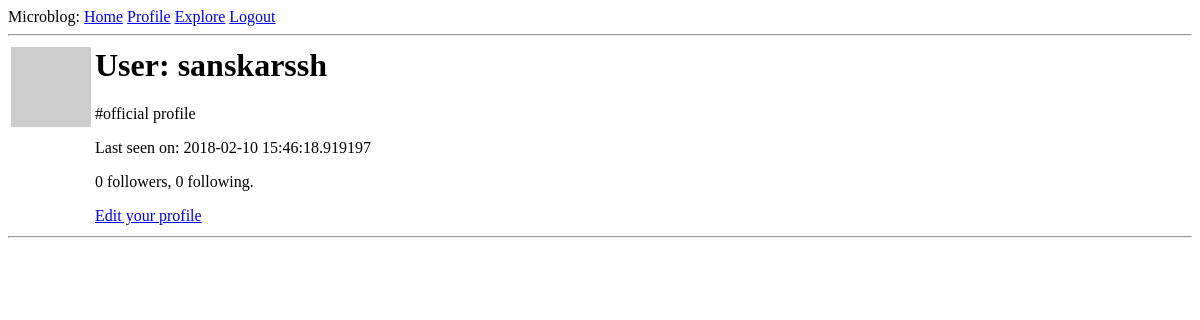
/user/sanskarssh (signed in), run on an earlier commit of the app's database.
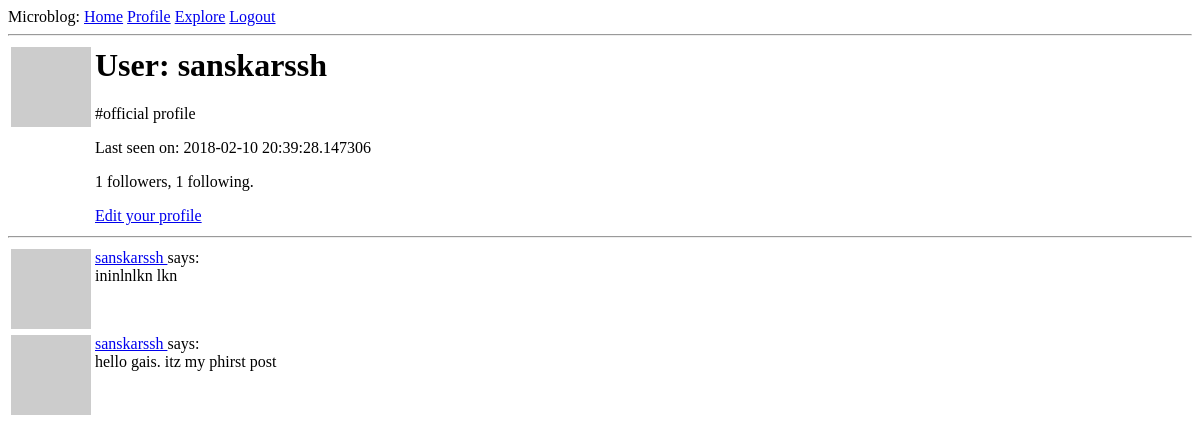
And on a later commit of the database.
### app/models.py (models this page shows, shortened)
class User(UserMixin, db_instance.Model):
    id = db_instance.Column(db_instance.Integer, primary_key = True)
    username = db_instance.Column(db_instance.String(64), index=True, unique=True)
    email = db_instance.Column(db_instance.String(120), index=True, unique=True)
    password_hash = db_instance.Column(db_instance.String(128))
    about_me = db_instance.Column(db_instance.String(180))
    last_seen = db_instance.Column(db_instance.DateTime, default= datetime.utcnow)
    posts = db_instance.relationship("Post", backref="author", lazy="dynamic")
    followed = db_instance.relationship("User", secondary=followers,
        primaryjoin= (followers.c.follower_id==id),
        secondaryjoin= (followers.c.followed_id==id),
        backref = db_instance.backref("followers", lazy="dynamic"),
        lazy="dynamic"
    )
    def avatar(self,size):
        digest = md5(self.email.lower().encode("utf-8")).hexdigest()
        return 'https://www.gravatar.com/avatar/{}?d=identicon&s={}'.format(digest, size)

class Post(db_instance.Model):
    id = db_instance.Column(db_instance.Integer, primary_key=True)
    body = db_instance.Column(db_instance.String(180))
    timestamp = db_instance.Column(db_instance.DateTime, index=True, default=datetime.utcnow)
    user_id = db_instance.Column(db_instance.Integer, db_instance.ForeignKey("user.id"))

### app/routes.py (the view)
@app_instance.route("/user/<username>")
@login_required
def user_profile(username):
    user_obj = User.query.filter_by(username= username).first_or_404()
    page = request.args.get('page', 1, type=int)
    posts = user_obj.posts.order_by(Post.timestamp.desc()).paginate(
        page, app_instance.config['POSTS_PER_PAGE'], False)
    next_url = url_for('user_profile', username=user_obj.username, page=posts.next_num) \
        if posts.has_next else None
    prev_url = url_for('user_profile', username=user_obj.username, page=posts.prev_num) \
        if posts.has_prev else None
    return render_template("user_profile.html", user = user_obj, posts = posts.items, next_url=next_url,prev_url=prev_url)

### app/models.py (called while the page is built)
@login_manager_instance.user_loader
def load_user(id):
    return User.query.get(int (id))

### app/routes.py (called while the page is built)
@app_instance.before_request
def before_request():
    if current_user.is_authenticated:
        current_user.last_seen = datetime.utcnow()
        db_instance.session.commit()

### app/templates/user_profile.html (shortened to what this page needs)
{% extends "base.html" %}
{% block content %}
<table>
    <tr valign="top">
        <td><img src="{{ user.avatar(128) }}"></td>
        <td>
            <h1>
                User: {{ user.username }}
            </h1>
                {% if user.about_me %}<p>{{ user.about_me }}</p>{% endif %}
                {% if user.last_seen %}<p>Last seen on: {{ user.last_seen }}</p>{% endif %}
                <p>{{ user.followers.count() }} followers, {{ user.followed.count() }} following.</p>
                {% if user == current_user %}
                <p><a href="{{ url_for('edit_profile') }}">Edit your profile</a></p>
                {% elif not current_user.is_following(user) %}
                <p><a href="{{ url_for('follow', username=user.username) }}">Follow</a></p>
                {% else %}
                <p><a href="{{ url_for('unfollow', username=user.username) }}">Unfollow</a></p>
                {% endif %}
        </td>
    </tr>
</table>
<hr>
    {% for post in posts %}
    {% include "_post.html" %}
    {% endfor %}
{% endblock %}

### app/templates/base.html (shortened to what this page needs)
<html>
    <head>
    </head>
    <body>
        <div> Microblog:
          <a href={{url_for("index")}}>Home</a>
          {% if current_user.is_anonymous %}
          <a href={{url_for("login")}}>Login</a>
          {% else %}
          <a href="{{ url_for('user_profile', username=current_user.username) }}">Profile</a>
          <a href="{{ url_for('explore') }}">Explore</a>
          <a href={{url_for("logout")}}>Logout</a>
          {% endif %}
        </div>
        <hr>
        {% block content %}{% endblock %}
    </body>
</html>

### app/templates/_post.html
<table>
    <tr valign="top">
        <td><img src="{{ post.author.avatar(36) }}"></td>
        <td>
            <a href="{{ url_for('user_profile', username=post.author.username) }}">{{ post.author.username }}
            </a> says:<br>{{ post.body }}
        </td>
    </tr>
</table>

What changed in the data, as far as the page shows it:
changed User "sanskarssh": last_seen "2018-02-10 15:46:18.919197" → "2018-02-10 20:39:28.147306"
added Post: author.username "sanskarssh", body "ininlnlkn lkn"
added Post: author.username "sanskarssh", body "hello gais. itz my phirst post"
Also different on the page:
{{ user.followers.count() }}: "0" → "1"
{{ user.followed.count() }}: "0" → "1"
